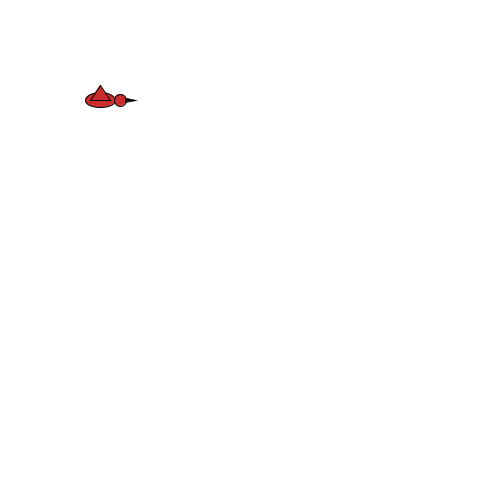
Frame 1 (no input)
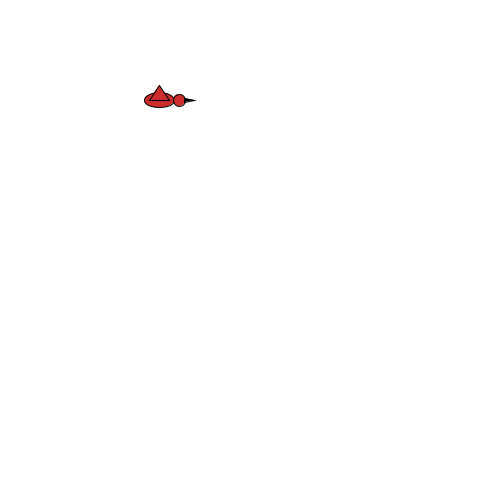
Frame 60 (the mouse pressed at the canvas centre just before this capture)
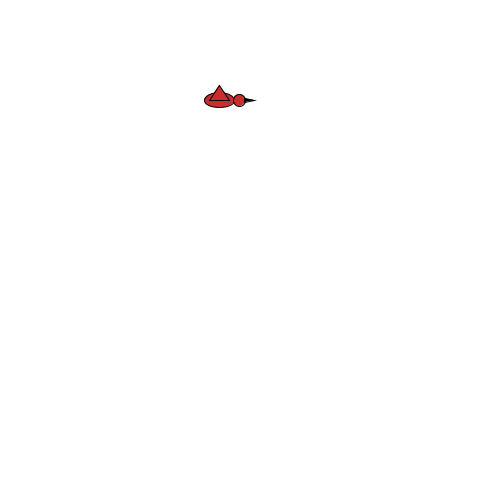
Frame 120 (the mouse held since frame 60 and released just before this capture)

The Processing sketch that drew these frames (run headless with seeded random() and noise(); from frame 60 on, the mouse is pressed at the canvas centre):

// Processing sketch: bird_object
// ── bird_object.pde

bird b1;

void setup(){
  b1 = new bird(100,100,1,100);
  size (500,500);
}

void draw(){
  
  background(255);
  
  b1.display();
  b1.move();
     
}

// ── bird.pde
class bird {
  float x;
  float y;
  float speed;
  float wing = y - 15;
  
  bird () {
    x = 0;
    y = 0;
    speed = 1;
  }
  
  bird (float x, float y,float speed, float wing) {
    this.x = x;
    this.y = y;
    this.speed = speed;
    this.wing = wing;
  }
  
  void display() {
    // Slows down the rate of flapping
    if((frameCount / 15)% 2 == 0) {
    b1.wing = b1.y - 15;
    }
    else{
      b1.wing = b1.y + 15;
    }  
    
    fill (203,45,45);
   
  // Body  (ellipse)
   ellipseMode(CENTER);
   //ellipse(100,100,30,15);
   ellipse(x,y,30,15);
   
  // Wings  (trangle)
  triangle (x-10,y, x,wing, x+10,y);
  
 
  // Head  (ellipse)
  ellipseMode(CENTER);
  ellipse(x+20,y,12,12);
  
  // Beak (Triangle)
  fill(0);
  triangle (x+25,y-2, x+35,y, x+25,y+2);
    
  } 
  
  void move() {
    x = x + speed;
    if (x > width){
      x = 0;
    }
  }
}
